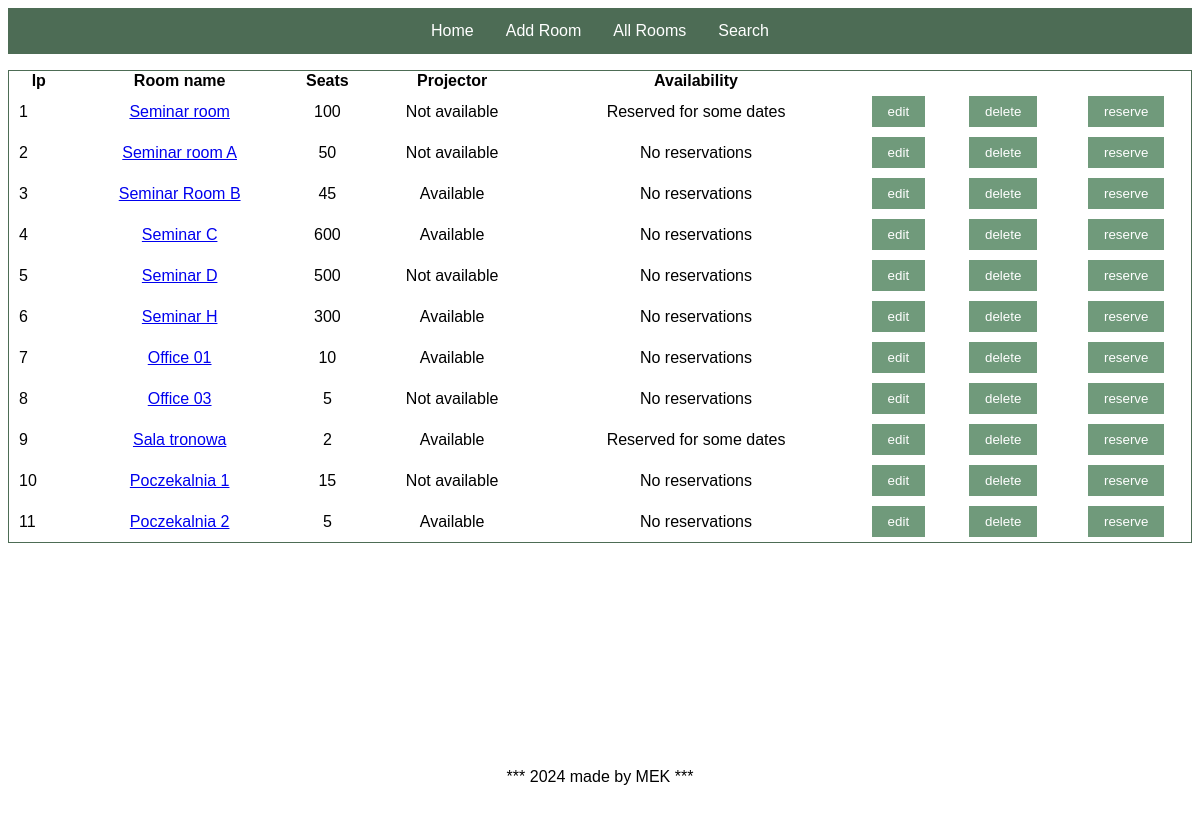
Screenshot of /room/available/ with the database file from the repository.
### reservation_app/models.py (models this page shows)
class Room(models.Model):
    name = models.CharField(max_length=255, unique=True)
    seats = models.IntegerField()
    projector = models.BooleanField(default=False)
    def get_reservations(self):
        return self.reservation_set.filter(date__gte=datetime.now().date()).order_by('date')

### reservation_app/views.py (the view)
# urls.py: path('room/available/', views.ViewAvailableRooms.as_view(), name='available_rooms'),
class ViewAvailableRooms(View):
    def get(self, request):
        rooms = Room.objects.all()
        return render(request, 'available_rooms.html', {"rooms": rooms})

### templates/available_rooms.html (shortened to what this page needs)
{% extends 'base.html' %}
{%  block content %}
    <table class="center">
    <tr>
        <th>lp</th>
        <th>Room name</th>
        <th>Seats</th>
        <th>Projector</th>
        <th>Availability</th>
        <th></th>
        <th></th>
        <th></th>
    </tr>
         {% for room in rooms %}
             <tr class="row">
             <td class="cell" style="text-align: left">{{ forloop.counter }}</td>
             <td class="cell"><a href="/room/view_room/{{ room.id }}">{{ room.name }}</a></td>
             <td class="cell">{{ room.seats }}</td>
             {% if room.projector %}
                  <td class="cell">Available</td>
              {% else %}
                  <td class="cell">Not available</td>
              {% endif %}
             {% if room.get_reservations %}
                  <td class="cell">Reserved for some dates</td>
             {% else %}
                  <td class="cell">No reservations</td>
             {% endif %}
             <td><a href="/room/modify/{{ room.id }}">
               <button class="options" type="button" name="edit">edit</button></a></td>
             <td><a href="/room/delete/{{ room.id }}">
               <button class="options" type="button" name="delete">delete</button></a></td>
             <td><a href="/room/reserve/{{ room.id }}">
               <button class="options" type="button" name="reserve">reserve</button></a></td>
             </tr>
        {% endfor %}
    </table>
{% endblock %}

### templates/base.html (shortened to what this page needs)
<!DOCTYPE html>
<html lang="en">
<head>
</head>
<body>
    <div class="page-container">
        <div class="content-wrap">
             <ul class="navbar">
                <li class="navbar"><a href="{%  url 'home' %}">Home</a> </li>
                <li class="navbar"><a href="{%  url 'add_room' %}">Add Room</a> </li>
                <li class="navbar"><a href="{%  url 'available_rooms' %}">All Rooms</a> </li>
                <li class="navbar"><a href="{%  url 'search_room' %}">Search</a> </li>
            </ul>
            {% block content %}{% endblock %}
        </div>
        <footer> *** 2024 made by MEK *** </footer>
    </div>
</body>
</html>

### templates/available_rooms.html (style rules this page uses)
.center { margin-left: auto; margin-right: auto; border-collapse: collapse; width: 100%; border: 1px solid #4d6c55; padding: 16px; }
.cell { padding: 10px; text-align: center; }
button.options { background-color: #709a7b; border: none; color: white; padding: 8px 16px; text-align: center; margin: 4px 2px; transition: 0.3s; display: inline-block; text-decoration: none; cursor: pointer; }

### rows the page displays
Room: name "Seminar room", seats "100", projector "Not available", shows "Reserved for some dates"
Room: name "Seminar room A", seats "50", projector "Not available", shows "No reservations"
Room: name "Seminar Room B", seats "45", projector "Available", shows "No reservations"
Room: name "Seminar C", seats "600", projector "Available", shows "No reservations"
Room: name "Seminar D", seats "500", projector "Not available", shows "No reservations"
Room: name "Seminar H", seats "300", projector "Available", shows "No reservations"
Room: name "Office 01", seats "10", projector "Available", shows "No reservations"
Room: name "Office 03", seats "5", projector "Not available", shows "No reservations"
Room: name "Sala tronowa", seats "2", projector "Available", shows "Reserved for some dates"
Room: name "Poczekalnia 1", seats "15", projector "Not available", shows "No reservations"
Room: name "Poczekalnia 2", seats "5", projector "Available", shows "No reservations"
